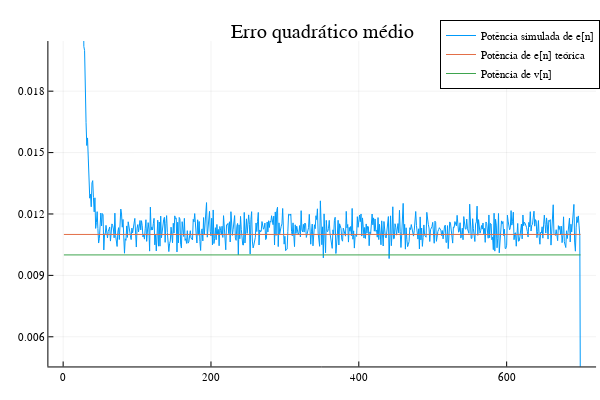

Notebook source saved alongside this figure:
### Code cell
plot(title= "Erro quadrático médio")
plot!(erro', label = "Potência simulada de e[n]")
plot!(ones(N)*(σv2 + EMSE), label = "Potência de e[n] teórica")
plot!(ones(N)*σv2, label= "Potência de v[n]")
plot!(ylims = [0.005, 0.02])

### Figure 1 — Plotly figure (JSON) as saved in the notebook; plotly's stock layout.template omitted (floating-point values rounded to 4 significant figures; data arrays with more than 128 entries replaced by an {"elided": "..."} marker saying what was removed)
{"data": [{"colorbar": {"title": ""}, "legendgroup": "Potência simulada de e[n]", "line": {"color": "rgba(0, 154, 250, 1.000)", "dash": "solid", "shape": "linear", "width": 1}, "mode": "lines", "name": "Potência simulada de e[n]", "showlegend": true, "type": "scatter", "x": {"elided": "700 int values"}, "xaxis": "x", "y": {"elided": "700 float values"}, "yaxis": "y", "zmax": null, "zmin": null}, {"colorbar": {"title": ""}, "legendgroup": "Potência de e[n] teórica", "line": {"color": "rgba(227, 111, 71, 1.000)", "dash": "solid", "shape": "linear", "width": 1}, "mode": "lines", "name": "Potência de e[n] teórica", "showlegend": true, "type": "scatter", "x": {"elided": "700 int values"}, "xaxis": "x", "y": {"elided": "700 float values"}, "yaxis": "y", "zmax": null, "zmin": null}, {"colorbar": {"title": ""}, "legendgroup": "Potência de v[n]", "line": {"color": "rgba(62, 164, 78, 1.000)", "dash": "solid", "shape": "linear", "width": 1}, "mode": "lines", "name": "Potência de v[n]", "showlegend": true, "type": "scatter", "x": {"elided": "700 int values"}, "xaxis": "x", "y": {"elided": "700 float values"}, "yaxis": "y", "zmax": null, "zmin": null}], "layout": {"annotations": [{"font": {"color": "rgba(0, 0, 0, 1.000)", "family": "sans-serif", "size": 20}, "rotation": 0, "showarrow": false, "text": "Erro quadrático médio", "x": 0.537, "xanchor": "center", "xref": "paper", "y": 1, "yanchor": "top", "yref": "paper"}], "height": 400, "legend": {"bgcolor": "rgba(255, 255, 255, 1.000)", "bordercolor": "rgba(0, 0, 0, 1.000)", "borderwidth": 1, "font": {"color": "rgba(0, 0, 0, 1.000)", "family": "sans-serif", "size": 11}, "tracegroupgap": 0, "traceorder": "normal", "x": 1, "xanchor": "auto", "y": 1, "yanchor": "auto"}, "margin": {"b": 20, "l": 0, "r": 0, "t": 20}, "paper_bgcolor": "rgba(255, 255, 255, 1.000)", "plot_bgcolor": "rgba(255, 255, 255, 1.000)", "showlegend": true, "width": 600, "xaxis": {"anchor": "y", "domain": [0.08064, 0.9934], "gridcolor": "rgba(0, 0, 0, 0.100)", "gridwidth": 0.5, "linecolor": "rgba(0, 0, 0, 1.000)", "mirror": false, "range": [-19.97, 721.0], "showgrid": true, "showline": true, "showticklabels": true, "tickangle": 0, "tickcolor": "rgb(0, 0, 0)", "tickfont": {"color": "rgba(0, 0, 0, 1.000)", "family": "sans-serif", "size": 11}, "tickmode": "array", "ticks": "inside", "ticktext": ["0", "200", "400", "600"], "tickvals": [0, 200, 400, 600], "title": "", "titlefont": {"color": "rgba(0, 0, 0, 1.000)", "family": "sans-serif", "size": 15}, "type": "-", "visible": true, "zeroline": false, "zerolinecolor": "rgba(0, 0, 0, 1.000)"}, "yaxis": {"anchor": "x", "domain": [0.03762, 0.9415], "gridcolor": "rgba(0, 0, 0, 0.100)", "gridwidth": 0.5, "linecolor": "rgba(0, 0, 0, 1.000)", "mirror": false, "range": [0.00455, 0.02045], "showgrid": true, "showline": true, "showticklabels": true, "tickangle": 0, "tickcolor": "rgb(0, 0, 0)", "tickfont": {"color": "rgba(0, 0, 0, 1.000)", "family": "sans-serif", "size": 11}, "tickmode": "array", "ticks": "inside", "ticktext": ["0.006", "0.009", "0.012", "0.015", "0.018"], "tickvals": [0.006, 0.009, 0.012, 0.015, 0.018], "title": "", "titlefont": {"color": "rgba(0, 0, 0, 1.000)", "family": "sans-serif", "size": 15}, "type": "-", "visible": true, "zeroline": false, "zerolinecolor": "rgba(0, 0, 0, 1.000)"}}}
